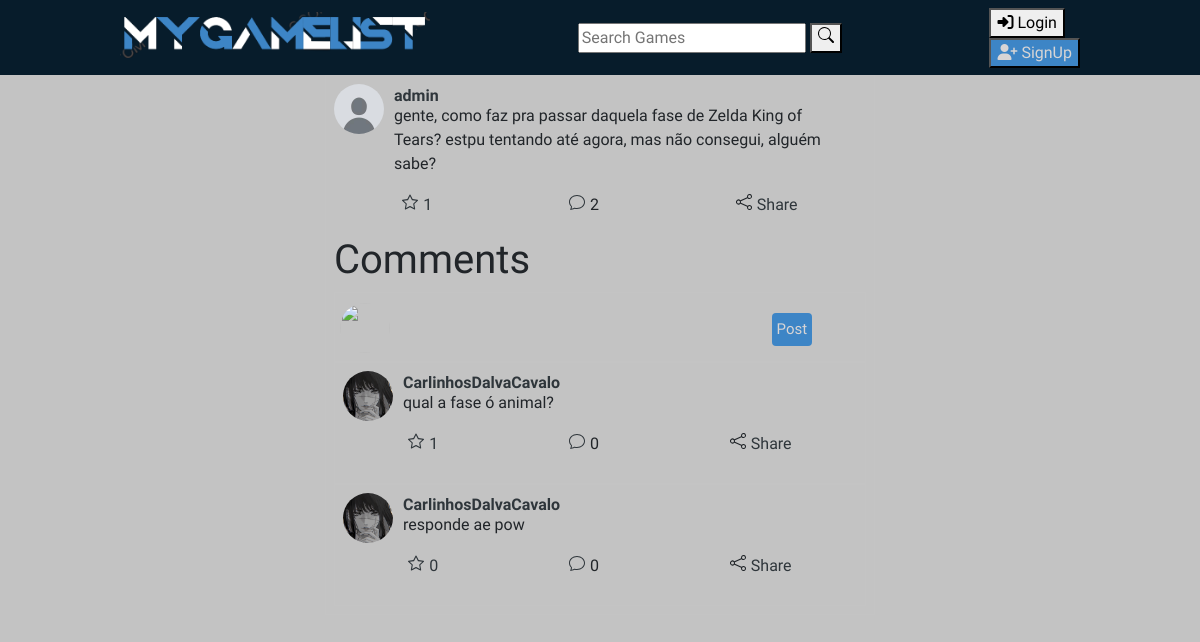
The app's page /feed/post-16, older data.
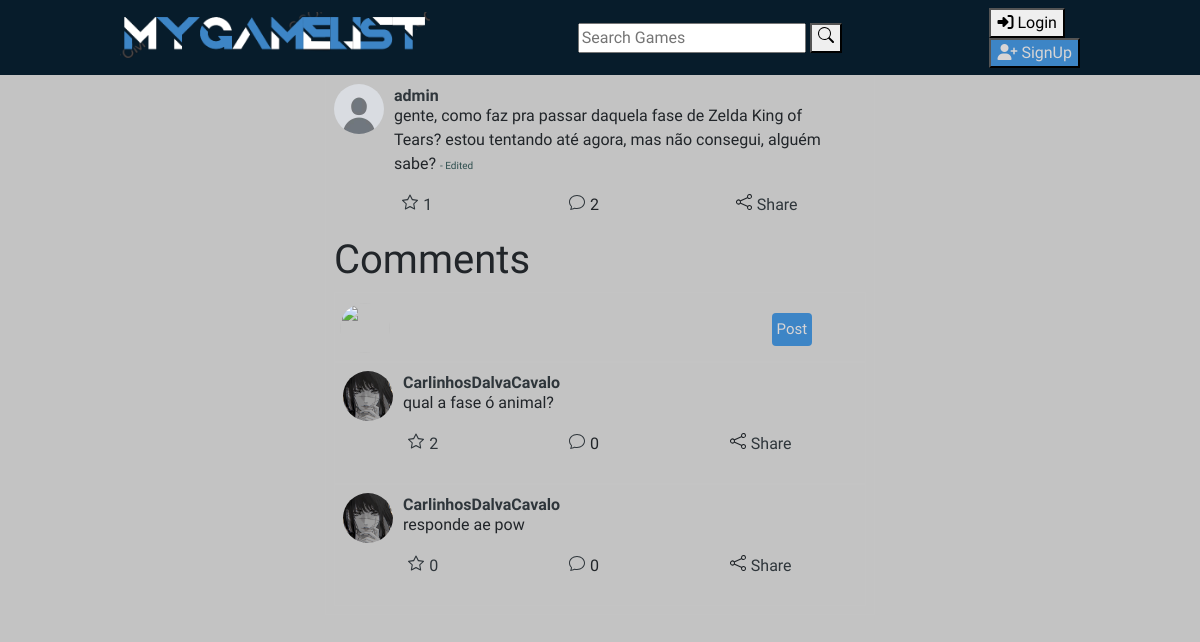
The same page, newer data.
### feed/models.py (models this page shows, shortened)
class Post(models.Model):
        user = models.ForeignKey(
            Profile, related_name='post',
            on_delete=models.CASCADE
        )
        body = models.CharField(max_length=300)
        post_father = models.BigIntegerField(primary_key=False, blank=True, null=True)
        archive = models.FileField(upload_to=post_upload_handler, blank=True, null=True)
        created_at = models.DateTimeField(auto_now_add=True)
        likes = models.ManyToManyField(User, related_name='post_like', blank=True)
        edited = models.BooleanField(blank=True)
        filed = models.BooleanField(blank=True)
        deleted = models.BooleanField(blank=True)
        def get_likes(self):
            return self.likes.count()
        def get_comments(self):
              return len(Post.objects.filter(post_father=self.id, deleted=False, filed=False))

### user/models.py (models this page shows, shortened)
class Profile(models.Model):
    user = models.OneToOneField(User, on_delete=models.CASCADE)
    nick = models.TextField(max_length=20)
    avatar = models.FileField(null=True, blank=True, upload_to=profile_upload_handler)
    register_date = models.DateTimeField(User, auto_now=True)
    birth_date = models.DateField(null=True)
    follow = models.ManyToManyField("self", blank=True, symmetrical=False, related_name='followed_by')
    def create_profile(sender, instance, created, **kwargs):
        if created:
            user_profile = Profile(user=instance, nick=instance.username, avatar='avatar_images/default_userimage.jpg')
            user_profile.save()
            user_profile.follow.set([instance.profile.id])
            user_profile.save()
            user_settings = Settings(profile=user_profile)
            user_settings.save()
    post_save.connect(create_profile, sender=User)

### feed/views.py (the view)
# urls.py: path('feed/post-<int:pk>', PostView, name='post'),
def PostView(request, pk):
    post = get_object_or_404(Post, id=pk)
    if post.deleted or (post.filed and not post.user == request.user.profile):
        return redirect('feed')
    if request.user.is_authenticated:
        form = PostForms(request.POST or None, request.FILES)
        if request.method == 'POST':
            post_father = get_object_or_404(Post, id=pk)
            if form.is_valid() and not (post_father.deleted or post_father.filed):
                post = form.save(commit=False)
                post.user = request.user.profile
                post.edited = False
                post.deleted = False
                post.filed = False
                post.post_father = post_father.id
                post.save()
                messages.success(request, ('Your Comment Has Been Posted!'))
                return HttpResponseRedirect(request.path_info)
        posts = Post.objects.filter(post_father=pk, deleted=False, filed=False).annotate(q_count=Count('likes')).order_by('-q_count', '-created_at')
        return render(request, 'feed/post.html', {'post': post, 'posts': posts, 'form': form})
    else:
        posts = Post.objects.filter(post_father=pk, deleted=False, filed=False).annotate(q_count=Count('likes')).order_by('-q_count', '-created_at')
        return render(request, 'feed/post.html', {'post': post, 'posts': posts})

### feed/templates/feed/post.html (shortened to what the changed rows need)
{% extends 'home.html' %}
{% load static %}
{% block css %}
<link rel="stylesheet" href="{% static 'css/feed.css' %}">
{% endblock %}
{% block content %}
<div class="postPage">
    <div class="collumnMid">
        <div class="postContainer">
            <div href="{% url 'post' post.id %}">
                <div class="postHead">
                    <div class="postPfp">
                        <a href="{% url 'profile' post.user.id %}">
                            <img src="{{ post.user.avatar.url }}" />
                        </a>
                    </div>
                    <div class="userName">
                        <a class="userName" href="{% url 'profile' post.user.id %}">
                            <b>{{ post.user.nick }}</b>
                        </a>
                    </div>
                </div>
            </div>
            <div class="postBody">
                <div class="postContent">
                    <p>
                        {{ post.body }}
                        {% if post.edited %}
                        <t style="font-size: 10px; color:darkslategrey">- Edited</t>
                        {% endif %}
                    </p>
                </div>
            </div>
            <div class="postFooter">
                {% if user in post.likes.all %}
                <a href="{% url 'like-post' post.id %}">
                    <button class="likePost">
                        <div class="iconPost">
                            <svg xmlns="http://www.w3.org/2000/svg" width="16" height="16" fill="yellow" class="bi bi-star"
                                viewBox="0 0 16 16">
                                <path
                                    d="M2.866 14.85c-.078.444.36.791.746.593l4.39-2.256 4.389 2.256c.386.198.824-.149.746-.592l-.83-4.73 3.522-3.356c.33-.314.16-.888-.282-.95l-4.898-.696L8.465.792a.513.513 0 0 0-.927 0L5.354 5.12l-4.898.696c-.441.062-.612.636-.283.95l3.523 3.356-.83 4.73zm4.905-2.767-3.686 1.894.694-3.957a.565.565 0 0 0-.163-.505L1.71 6.745l4.052-.576a.525.525 0 0 0 .393-.288L8 2.223l1.847 3.658a.525.525 0 0 0 .393.288l4.052.575-2.906 2.77a.565.565 0 0 0-.163.506l.694 3.957-3.686-1.894a.503.503 0 0 0-.461 0z" />
                            </svg>
                        </div>
                        <label>
                            {{ post.get_likes }}
                        </label>
                    </button>
                </a>
                {% else %}
                <a href="{% url 'like-post' post.id %}">
                    <button class="likePost">
                        <div class="iconPost">
                        </div>
                        <label>
                            {{ post.get_likes }}
                        </label>
                    </button>
                </a>
                {% endif %}
                <button class="commentPost">
                    <a href="{% url 'post' post.id %}">
                        <div class="iconPost">
                        </div>
                    </a>
                    <label>
                        {{ post.get_comments }}
                    </label>
                </button>
            </div>
            <div className="divComment">
                <h1>Comments</h1>
                {% for post in posts %}
                <div class="postContainer">
                    <div href="{% url 'post' post.id %}">
                        <div class="postHead">
                            <div class="postPfp">
                                <a href="{% url 'profile' post.user.id %}">
                                    <img src="{{ post.user.avatar.url }}" />
                                </a>
                            </div>
                            <div class="userName">
                                <a class="userName" href="{% url 'profile' post.user.id %}">
                                    <b>{{ post.user.nick }}</b>
                                </a>
                            </div>
                        </div>
                    </div>
                    <div class="postBody">
                        <div class="postContent">
                            <p>
                                {{ post.body }}
                            </p>
                        </div>
                    </div>
                    <div class="postFooter">
                        {% if user in post.likes.all %}
                        <a href="{% url 'like-post' post.id %}">
                            <button class="likePost">
                                <div class="iconPost">
                                    <svg xmlns="http://www.w3.org/2000/svg" width="16" height="16" fill="yellow" class="bi bi-star"
                                        viewBox="0 0 16 16">
                                        <path
                                            d="M2.866 14.85c-.078.444.36.791.746.593l4.39-2.256 4.389 2.256c.386.198.824-.149.746-.592l-.83-4.73 3.522-3.356c.33-.314.16-.888-.282-.95l-4.898-.696L8.465.792a.513.513 0 0 0-.927 0L5.354 5.12l-4.898.696c-.441.062-.612.636-.283.95l3.523 3.356-.83 4.73zm4.905-2.767-3.686 1.894.694-3.957a.565.565 0 0 0-.163-.505L1.71 6.745l4.052-.576a.525.525 0 0 0 .393-.288L8 2.223l1.847 3.658a.525.525 0 0 0 .393.288l4.052.575-2.906 2.77a.565.565 0 0 0-.163.506l.694 3.957-3.686-1.894a.503.503 0 0 0-.461 0z" />
                                    </svg>
                                </div>
                                <label>
                                    {{ post.get_likes }}
                                </label>
                            </button>
                        </a>
                        {% else %}
                        <a href="{% url 'like-post' post.id %}">
                            <button class="likePost">
                                <div class="iconPost">
                                </div>
                                <label>
                                    {{ post.get_likes }}
                                </label>
                            </button>
                        </a>
                        {% endif %}
                        <button class="commentPost">
                            <a href="{% url 'post' post.id %}">
                                <div class="iconPost">
                                </div>
                            </a>
                            <label>
                                0
                            </label>
                        </button>
                        <button class="sharePost">
                            <div class="iconPost">
                            </div>
                            <label>
                                <a href="http://127.0.0.1:8000{% url 'post' post.id %}" onclick="handleCopyLink(event)">Share</a>
                            </label>
                        </button>
                    </div>
                </div>
                {% endfor %}
            </div>
        </div>
    </div>
</div>
{% endblock %}

Row changes from the older to the newer data that the page shows:
changed Post "admin": body "gente, como faz pra passar daquela fase de Zelda King of Tears? estpu tentando até agora, mas não consegui, alguém sabe?" → "gente, como faz pra passar daquela fase de Zelda King of Tears? estou tentando até agora, mas não consegui, alguém sabe?"; edited False → True (drawn)
computed for Post "qual a fase ó animal?": get_likes "1" → "2"
Text that changed along with them:
text now shown: "- Edited"
